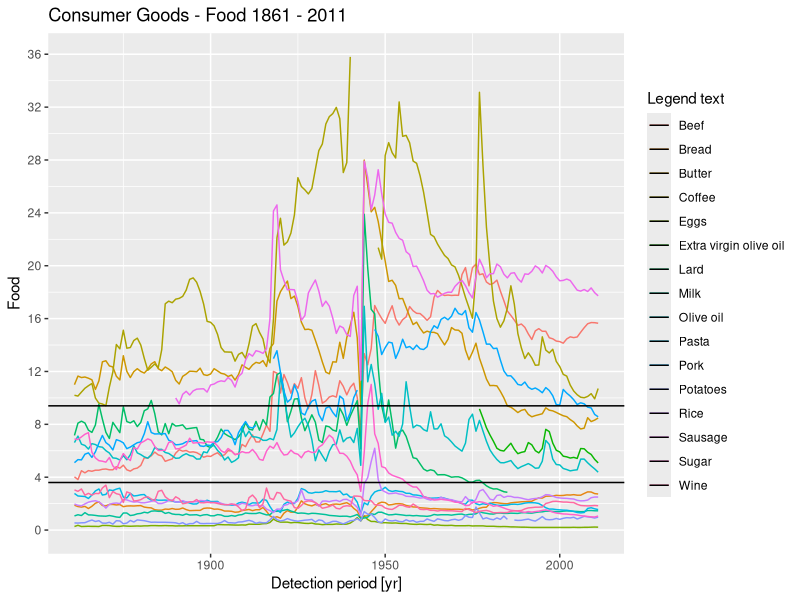
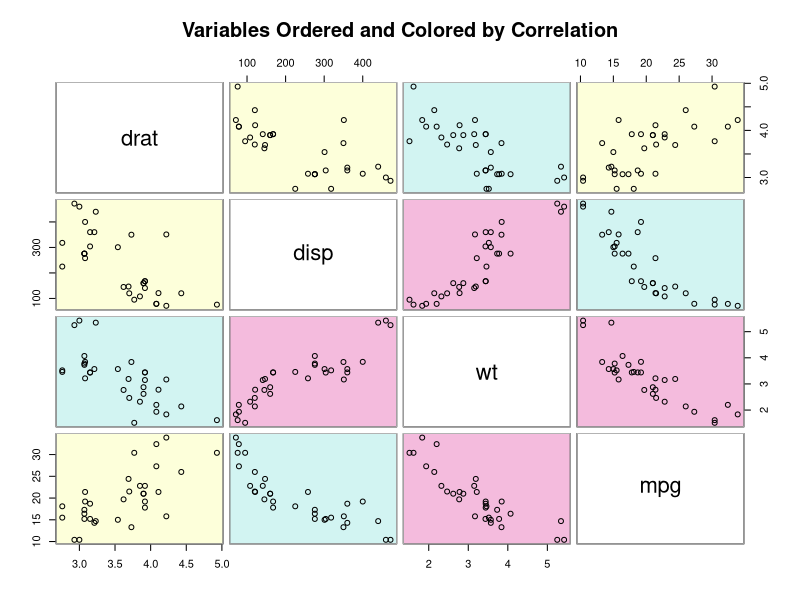

The R script that drew these images, in order:
prezzi <- read.table("./data/PrezziMediAlConsumo.csv", header=TRUE, sep=",", na.strings="NA", dec=".", strip.white=TRUE)
head(prezzi)
summary(prezzi)

# trasformo i dati, inserendo il campo food che identifica il tipo alimento
# metodo 1
prezzi_long = with( prezzi, 
                    rbind ( data.frame(food = "Bread", anni = anni, prezzo = pane),
                            data.frame(food = "Pasta", anni = anni, prezzo = pasta),
                            data.frame(food = "Rice", anni = anni, prezzo = riso),
                            data.frame(food = "Potatoes", anni = anni, prezzo = patate),
                            data.frame(food = "Beef", anni = anni, prezzo = carne.bovi),
                            data.frame(food = "Pork", anni = anni, prezzo = carne.sui),
                            data.frame(food = "Sausage", anni = anni, prezzo = salame),
                            data.frame(food = "Eggs", anni = anni, prezzo = uova),
                            data.frame(food = "Milk", anni = anni, prezzo = latte),
                            data.frame(food = "Butter", anni = anni, prezzo = burro),
                            data.frame(food = "Lard", anni = anni, prezzo = lardo),
                            data.frame(food = "Extra virgin olive oil", anni = anni, prezzo = olio.extra.oliva),
                            data.frame(food = "Olive oil", anni = anni, prezzo = olio.oliva),
                            data.frame(food = "Wine", anni = anni, prezzo = vino),
                            data.frame(food = "Coffee", anni = anni, prezzo = caffe),
                            data.frame(food = "Sugar", anni = anni, prezzo = zucchero)                            
                    )
)

head(prezzi_long)
nrow(prezzi_long)
library(Hmisc)
describe(prezzi_long)

# grafico
library(ggplot2)
ggplot(prezzi_long, aes(x=anni,y=prezzo,colour=food,group=food)) + 
        geom_line() +
        geom_hline(aes(yintercept=3.6), show_guide = TRUE) +
        geom_hline(aes(yintercept=9.4)) +
        scale_y_continuous(limits=c(0, max(prezzi_long$prezzo, na.rm=TRUE)),breaks=0:20*4) +       
        xlab("Detection period [yr]") +
        ylab("Food") +
        ggtitle("Consumer Goods - Food 1861 - 2011")   +
        labs(color="Legend text")


####################
library(gclus)
mydata <- mtcars[c(1, 3, 5, 6)]
mydata.corr <- abs(cor(mydata))
mycolors <- dmat.color(mydata.corr)
myorder <- order.single(mydata.corr)
cpairs(mydata,
       myorder,
       panel.colors=mycolors,
       gap=.5,
       main="Variables Ordered and Colored by Correlation"
)
